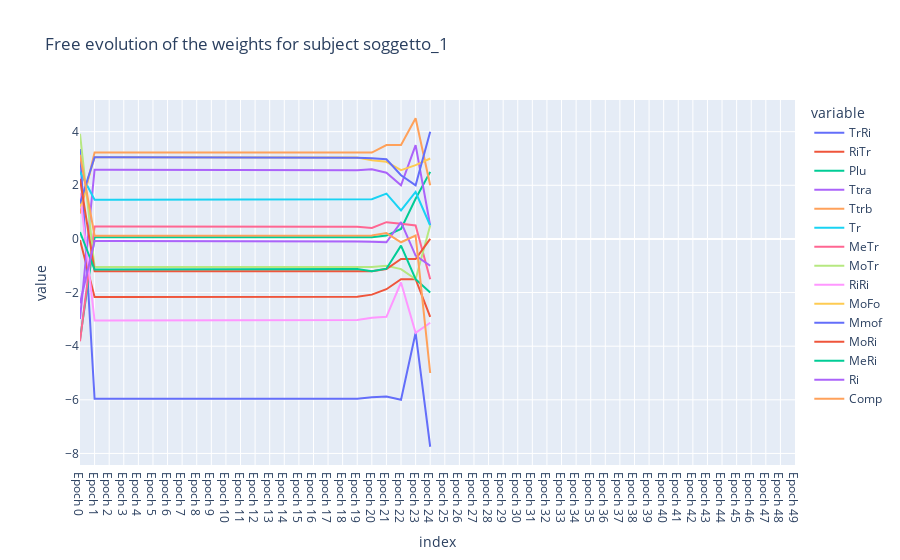
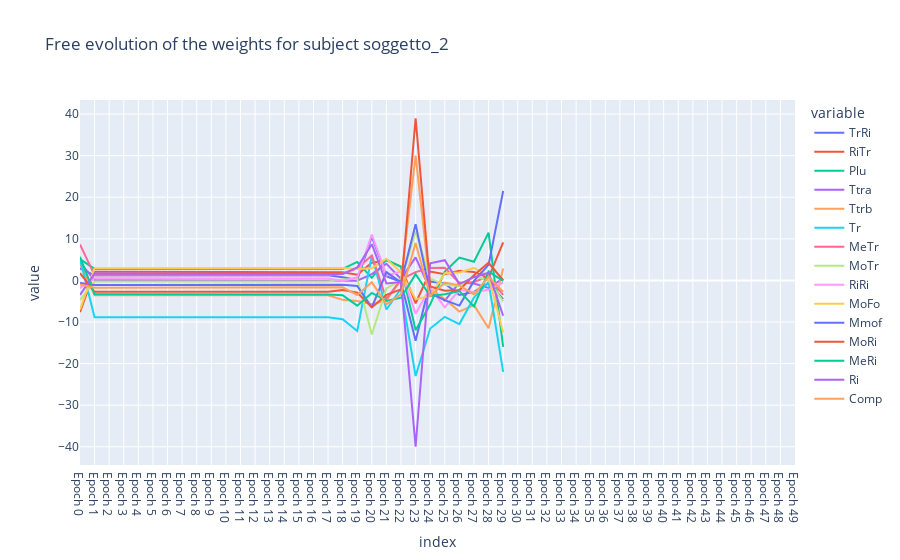
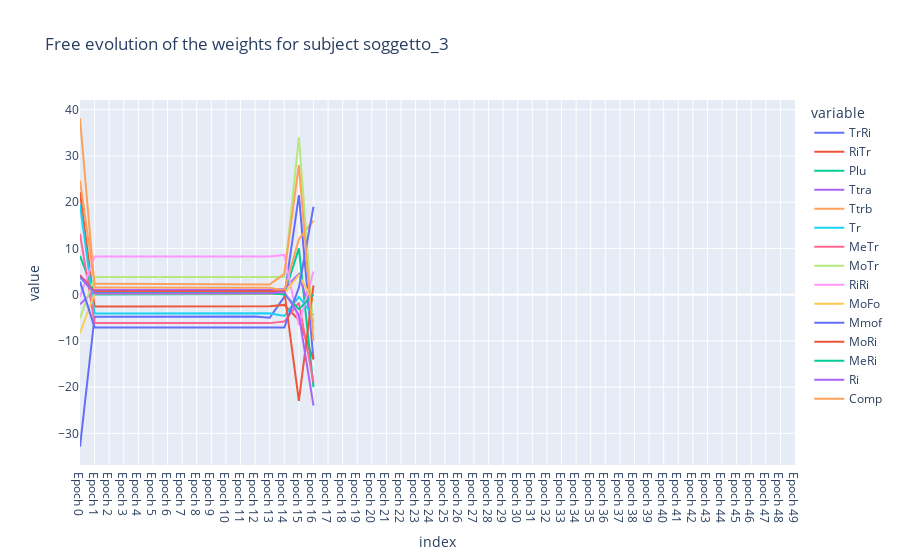
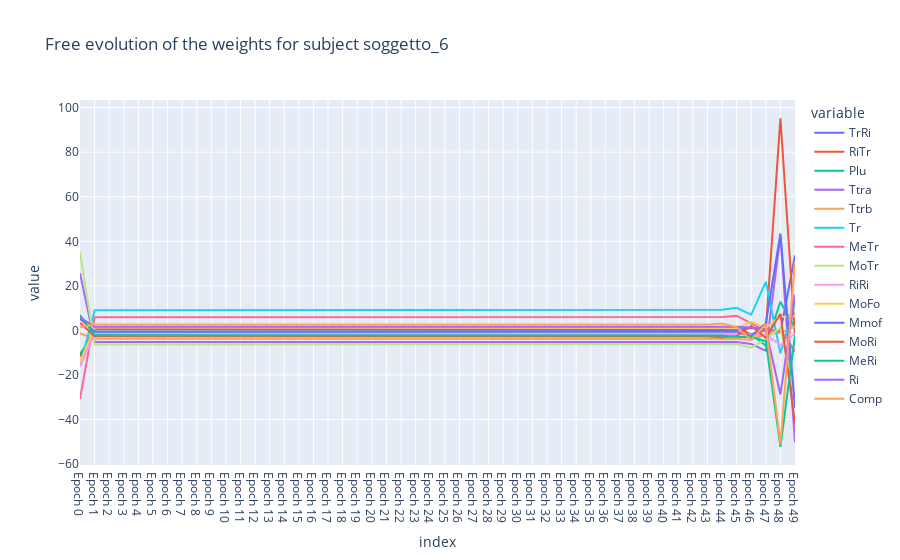

Notebook cell for these charts, in order:
### Code cell
# for every subject, plot the free evolution of the weights using plotly express
for subject in subjects:
    fig = px.line(df_free_evolution_dict[subject].iloc[:100], title="Free evolution of the weights for subject {}".format(subject))
    fig.show()
